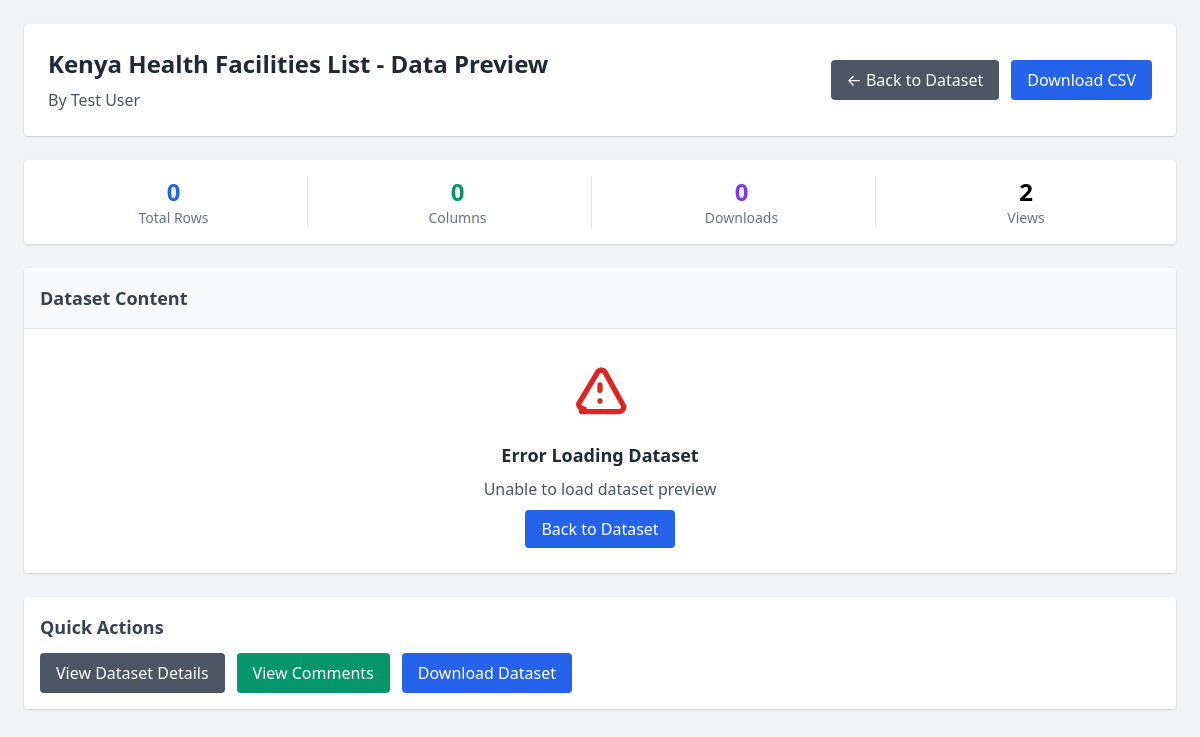
The page /dataset/dataset/5/preview/ on the database as committed earlier.
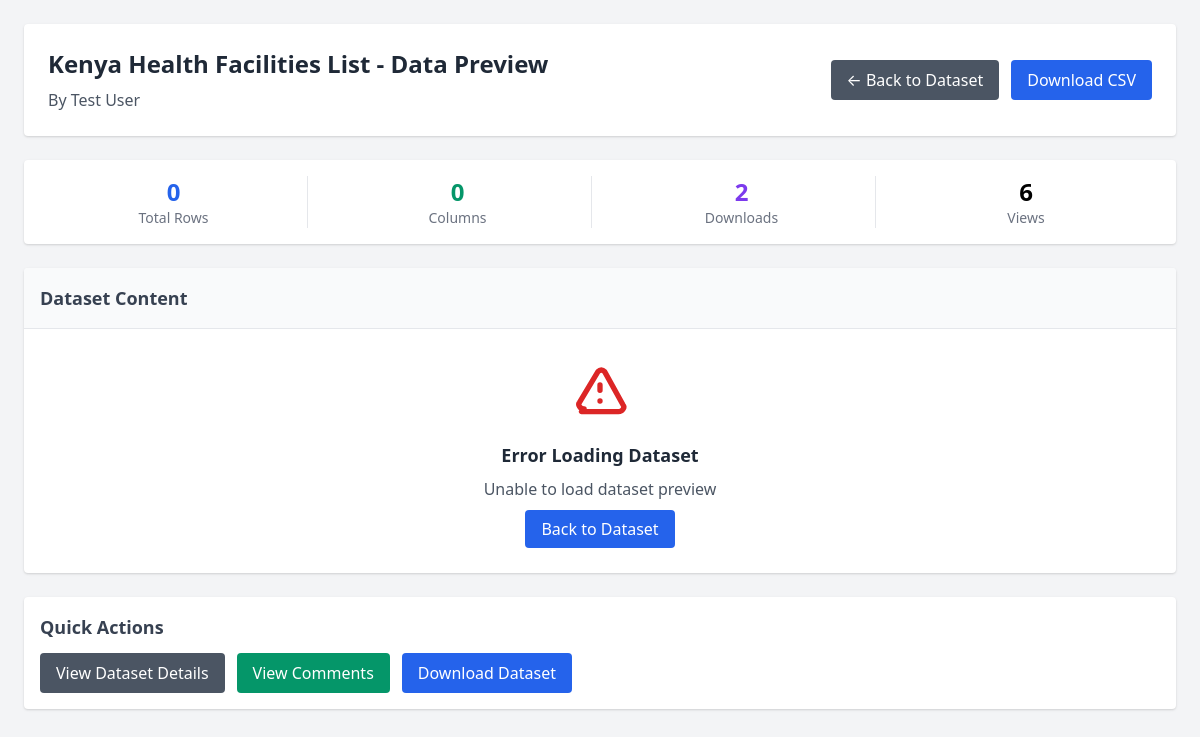
The same page on the database as committed later.
### dataset/models.py (models this page shows, shortened)
class Dataset(models.Model):
    DATASET_TYPES = [
        ('csv', 'CSV'),
        ('excel', 'Excel'),
    ]
    title = models.CharField(max_length=255)
    author = models.ForeignKey(settings.AUTH_USER_MODEL, on_delete=models.CASCADE, related_name='authored_datasets')
    file = models.FileField(upload_to='datasets/')
    dataset_type = models.CharField(max_length=10, choices=DATASET_TYPES)
    bio = models.TextField()
    topics = models.CharField(max_length=500, help_text="Comma-separated topics")
    rating = models.FloatField(default=0.0, validators=[MinValueValidator(0.0), MaxValueValidator(5.0)])
    downloads = models.PositiveIntegerField(default=0)
    views = models.PositiveIntegerField(default=0)
    created_at = models.DateTimeField(auto_now_add=True)
    updated_at = models.DateTimeField(auto_now=True)

### accounts/models.py (models this page shows, shortened)
class CustomUser(AbstractUser):
    email = models.EmailField(unique=True)
    full_name = models.CharField(max_length=255)
    phone_number = models.CharField(
        max_length=15,
        blank=True,
        validators=[RegexValidator(regex=r'^\+?1?\d{9,15}$', message="Phone number must be entered in the format: '+999999999'. Up to 15 digits allowed.")]
    )
    bio = models.TextField(max_length=500, blank=True)
    profile_picture = models.ImageField(upload_to='profile_pics/', blank=True, null=True)
    date_of_birth = models.DateField(blank=True, null=True)
    is_verified = models.BooleanField(default=False)
    created_at = models.DateTimeField(auto_now_add=True)
    updated_at = models.DateTimeField(auto_now=True)
    last_login_ip = models.GenericIPAddressField(blank=True, null=True)
    USERNAME_FIELD = 'email'
    REQUIRED_FIELDS = ['username', 'full_name']
    class Meta:
        db_table = 'custom_user'
        verbose_name = 'User'
        verbose_name_plural = 'Users'
    def get_full_name(self):
        return self.full_name if self.full_name else self.username

### dataset/views.py (the view)
# urls.py: path('dataset/<int:dataset_id>/preview/', views.dataset_preview, name='dataset_preview'),
def dataset_preview(request, dataset_id):
    dataset = get_object_or_404(Dataset, id=dataset_id)
    try:
        if dataset.file:
            dataset.file.seek(0)
            file_content = dataset.file.read()
            if dataset.dataset_type == 'csv':
                df = pd.read_csv(io.BytesIO(file_content))
            elif dataset.dataset_type == 'excel':
                df = pd.read_excel(io.BytesIO(file_content))
            else:
                df = pd.read_csv(io.BytesIO(file_content))
            columns = df.columns.tolist()
            page_number = request.GET.get('page', 1)
            rows_per_page = 50
            total_rows = len(df)
            start_idx = (int(page_number) - 1) * rows_per_page
            end_idx = start_idx + rows_per_page
            preview_data = df.iloc[start_idx:end_idx].to_dict('records')
            has_previous = start_idx > 0
            has_next = end_idx < total_rows
            context = {
                'dataset': dataset,
                'columns': columns,
                'preview_data': preview_data,
                'current_page': int(page_number),
                'has_previous': has_previous,
                'has_next': has_next,
                'total_rows': total_rows,
                'start_row': start_idx + 1,
                'end_row': min(end_idx, total_rows),
                'author_name': dataset.author.get_full_name() or dataset.author.username,
            }
            return render(request, 'dataset/dataset_preview.html', context)
    except Exception as e:
        print(f"Error reading dataset file: {e}")
        context = {
            'dataset': dataset,
            'error_message': 'Unable to load dataset preview',
            'author_name': dataset.author.get_full_name() or dataset.author.username,
        }
        return render(request, 'dataset/dataset_preview.html', context)

### dataset/templates/dataset/dataset_preview.html (shortened to what this page needs)
{% load static %}
{% load dict_extras %}
<!DOCTYPE html>
<html lang="en">
<head>
  <link href="https://cdn.jsdelivr.net/npm/tailwindcss@2.2.19/dist/tailwind.min.css" rel="stylesheet">
</head>
<body class="bg-gray-100">
  <div class="max-w-7xl mx-auto p-6">
    <div class="bg-white p-6 rounded shadow mb-6">
      <div class="flex items-center justify-between">
        <div>
          <h1 class="text-2xl font-bold text-gray-800 mb-2">
            {% if dataset %}{{ dataset.title }} - Data Preview{% else %}Dataset Preview{% endif %}
          </h1>
          <p class="text-gray-600">
            By {% if author_name %}{{ author_name }}{% else %}Unknown Author{% endif %}
          </p>
        </div>
        <div class="flex space-x-3">
          {% if dataset %}
          <a href="{% url 'dataset_detail' dataset.id %}" class="bg-gray-600 text-white px-4 py-2 rounded hover:bg-gray-700">
            ← Back to Dataset
          </a>
          <a href="{% url 'download_dataset' dataset.id %}" class="bg-blue-600 text-white px-4 py-2 rounded hover:bg-blue-700">
            Download {% if dataset.dataset_type == 'csv' %}CSV{% elif dataset.dataset_type == 'excel' %}Excel{% else %}File{% endif %}
          </a>
          {% endif %}
        </div>
      </div>
    </div>
    {% if dataset %}
    <div class="bg-white p-4 rounded shadow mb-6">
      <div class="grid grid-cols-1 md:grid-cols-4 gap-4 text-center">
        <div class="border-r border-gray-200 last:border-r-0">
          <div class="text-2xl font-bold text-blue-600">{{ total_rows|default:0 }}</div>
          <div class="text-sm text-gray-500">Total Rows</div>
        </div>
        <div class="border-r border-gray-200 last:border-r-0">
          <div class="text-2xl font-bold text-green-600">{{ columns|length|default:0 }}</div>
          <div class="text-sm text-gray-500">Columns</div>
        </div>
        <div class="border-r border-gray-200 last:border-r-0">
          <div class="text-2xl font-bold text-purple-600">{{ dataset.downloads }}</div>
          <div class="text-sm text-gray-500">Downloads</div>
        </div>
        <div>
          <div class="text-2xl font-bold text-orange-600">{{ dataset.views }}</div>
          <div class="text-sm text-gray-500">Views</div>
        </div>
      </div>
    </div>
    {% endif %}
    <div class="bg-white rounded shadow overflow-hidden">
      <div class="p-4 bg-gray-50 border-b">
        <h2 class="text-lg font-semibold text-gray-700">Dataset Content</h2>
      </div>
      {% if error_message %}
      <div class="p-8 text-center">
        <div class="text-red-600 mb-4">
          <svg class="w-16 h-16 mx-auto mb-4" fill="none" stroke="currentColor" viewBox="0 0 24 24">
            <path stroke-linecap="round" stroke-linejoin="round" stroke-width="2" d="M12 9v2m0 4h.01m-6.938 4h13.856c1.54 0 2.502-1.667 1.732-2.5L13.732 4c-.77-.833-1.728-.833-2.498 0L4.316 15.5c-.77.833.192 2.5 1.732 2.5z"></path>
          </svg>
        </div>
        <h3 class="text-lg font-semibold text-gray-800 mb-2">Error Loading Dataset</h3>
        <p class="text-gray-600 mb-4">{{ error_message }}</p>
        {% if dataset %}
        <a href="{% url 'dataset_detail' dataset.id %}" class="bg-blue-600 text-white px-4 py-2 rounded hover:bg-blue-700">
          Back to Dataset
        </a>
        {% endif %}
      </div>
      {% endif %}
    </div>
    {% if dataset %}
    <div class="bg-white p-4 rounded shadow mt-6">
      <h3 class="text-lg font-semibold text-gray-700 mb-3">Quick Actions</h3>
      <div class="flex flex-wrap gap-3">
        <a href="{% url 'dataset_detail' dataset.id %}" class="bg-gray-600 text-white px-4 py-2 rounded hover:bg-gray-700">
          View Dataset Details
        </a>
        <a href="{% url 'dataset_comments' dataset.id %}" class="bg-green-600 text-white px-4 py-2 rounded hover:bg-green-700">
          View Comments
        </a>
        <a href="{% url 'download_dataset' dataset.id %}" class="bg-blue-600 text-white px-4 py-2 rounded hover:bg-blue-700">
          Download Dataset
        </a>
      </div>
    </div>
    {% endif %}
  </div>
</body>
</html>

Rows that differ between the two databases and show on the page:
changed Dataset "Kenya Health Facilities List": downloads "0" → "2"; views "2" → "6"
